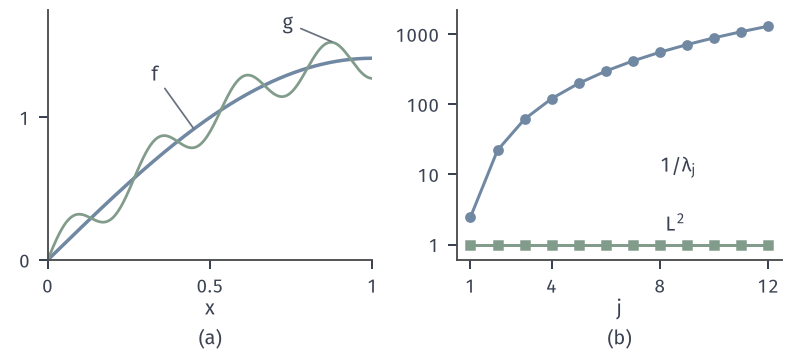

Recreate this plot in Python.
from pathlib import Path
import sys
ROOT = next(p for p in Path(__file__).resolve().parents if (p/"build.sh").is_file() and (p/"tex/book.tex").is_file())
sys.path.insert(0, str(ROOT/"figures/00-shared/mathematical-preliminaries-upper/00-shared/comprehension-figures"))
from support import figure, save, BLUE, GREEN, YELLOW, RED, PURPLE, INK, MUTED, GRID, BLUE_FILL, GREEN_FILL, YELLOW_FILL, RED_FILL, PURPLE_FILL
import numpy as np
from matplotlib.colors import LinearSegmentedColormap
from matplotlib.patches import Rectangle
# (a) f=phi1 与 g=phi1+0.1 phi8，phi_j=sqrt2 sin((j-1/2)pi x)；(b) 权重：L2 恒 1，H_K 为 1/lambda_j=((j-1/2)pi)^2。
x = np.linspace(0, 1, 1201); om = lambda j: (j-.5)*np.pi; ph = lambda j: np.sqrt(2)*np.sin(om(j)*x)
fig, axes = figure(width_mm=112, height_mm=50, ncols=2)
fig.set_layout_engine(None)
fig.subplots_adjust(left=.06, right=.985, top=.97, bottom=.265, wspace=.26)
a, b = axes
a.plot(x, ph(1), color=BLUE, lw=1.4); a.plot(x, ph(1)+.1*ph(8), color=GREEN, lw=1.1)
a.annotate('$f$', xy=(.45, .92), xytext=(.33, 1.3), color=INK, ha='center', va='center', arrowprops=dict(arrowstyle='-', color=MUTED, lw=.7, shrinkA=1, shrinkB=0)); a.annotate('$g$', xy=(.875, 1.53), xytext=(.74, 1.66), color=INK, ha='center', va='center', arrowprops=dict(arrowstyle='-', color=MUTED, lw=.7, shrinkA=1, shrinkB=0))
a.set_xlim(0, 1); a.set_ylim(0, 1.75); a.set_xticks([0, .5, 1]); a.set_xticklabels(['0', '0.5', '1']); a.set_yticks([0, 1]); a.set_xlabel('$x$', labelpad=1)
j = np.arange(1, 13)
b.semilogy(j, om(j)**2, 'o-', color=BLUE, ms=3.3, lw=1.2)
b.semilogy(j, 0*j+1, 's-', color=GREEN, ms=3.3, lw=1.2)
b.text(8, 18, r'$1/\lambda_j$', color=INK, ha='left', va='top'); b.text(8.2, 1.35, r'$L^2$', color=INK, va='bottom')
b.set_xticks([1, 4, 8, 12]); b.set_xlim(.5, 12.5); b.set_ylim(.6, 2200); b.set_yticks([1, 10, 100, 1000]); b.set_yticklabels(['1', '10', '100', '1000']); b.minorticks_off(); b.set_xlabel('$j$', labelpad=1)
fig.canvas.draw()
for ax, s in zip(axes, '(a) (b)'.split()):
    r = ax.get_position(); fig.text((r.x0+r.x1)/2, .015, s, ha='center', va='bottom')
save(fig, Path(__file__).resolve().parent, 'figure', {'formula': 'f=phi1, g=phi1+.1phi8; weights 1 and ((j-1/2)pi)^2'})
